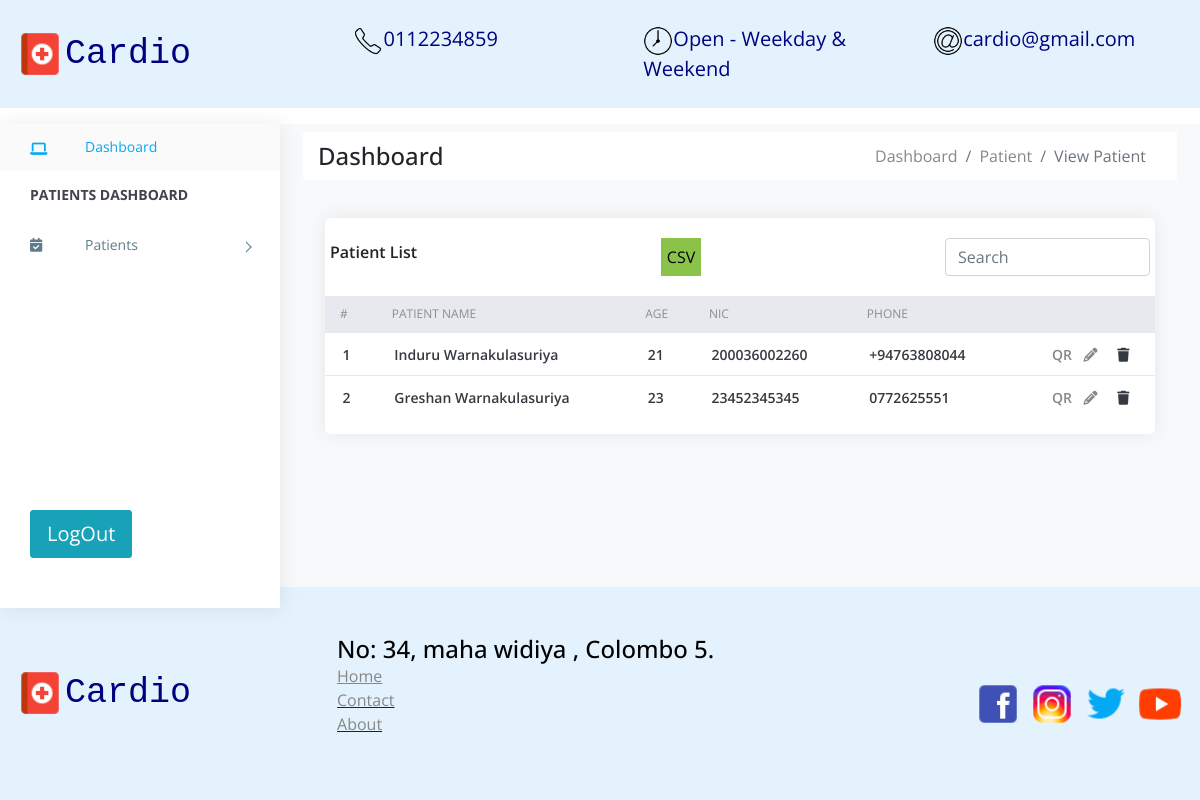
Page /patients on the committed database.
### patients/models.py (models this page shows, shortened)
class Patient(models.Model):
    id = models.AutoField(primary_key=True)
    name = models.CharField(max_length=120, unique=True)
    phone = models.CharField(max_length=120)
    dob = models.DateField()
    NIC = models.CharField(max_length=12)
    email = models.CharField(max_length=120)
    address = models.CharField(max_length=220)
    qr = models.CharField(max_length=200)
    created_date = models.DateField(auto_now_add=True)
    def age(self):
        today = date.today()
        return today.year - self.dob.year - ((today.month, today.day) < (self.dob.month, self.dob.day))
    age = property(age)

### patients/views.py (the view)
# urls.py: path('', include('patients.urls')),
def patients(request):
    patients = Patient.objects.all()
    if request.method == 'GET':
        search = request.GET.get('search')
        if(search):
            patients = Patient.objects.filter(
                Q(name__contains = search) |
                Q(NIC__contains = search) |
                Q(phone__contains = search)
            )
    return render(request, 'patients.html', {
        'patients': patients
    })

### patients/templates/patients.html (shortened to what this page needs)
{% extends 'base/base.html' %}
{% block breadcrumbs %}
<div class="breadcrumbs">
    <div class="breadcrumbs-inner p-2">
        <div class="row m-0 m-auto bg-white">
            <div class="col-sm-4 my-auto">
                <div class="page-header float-left ">
                    <div class="page-title">
                        <h4 class="">Dashboard</h4>
                    </div>
                </div>
            </div>
            <div class="col-sm-8">
                <div class="page-header float-right">
                    <nav aria-label="breadcrumb">
                        <ol class="breadcrumb bg-white m-0">
                            <li class="breadcrumb-item"><a href="#">Dashboard</a></li>
                            <li class="breadcrumb-item"><a href="#">Patient</a></li>
                            <li class="active breadcrumb-item">View Patient</li>
                        </ol>
                      </nav>
                </div>
            </div>
        </div>
    </div>
</div>
{% endblock breadcrumbs %}
{% block content %}
    <div>
        <div class="row">
            <div class="col-xl-12">
                <div class="card">
                    <div class="card-body">
                        <div class="row d-flex justify-content-between">
                            <h4 class="box-title">Patient List</h4>
                            <button style="background-color: #8bc34a; border: none;"><a href="{% url 'patients-report' %}" style="color: black;">CSV</a></button>
                            <form action="{% url 'patients' %}" method="get">
                                <input name="search" class="form-control" type="text" placeholder="Search">
                            </form>
                        </div>
                    </div>
                    <div class="card-body--">
                        <div class="table-stats order-table ov-h">
                            <table class="table" aria-describedby="data">
                                <thead>
                                    <tr>
                                        <th class="serial">#</th>
                                        <th>Patient Name</th>
                                        <th>Age</th>
                                        <th>NIC</th>
                                        <th>Phone</th>
                                        <th></th>
                                    </tr>
                                </thead>
                                    {% if patients %}
                                    {% for p in patients %}
                                    <tr>
                                        <td class="serial">{{ forloop.counter }}</td>
                                        <td>{{ p.name }}</td>
                                        <td>{{ p.age }}</td>
                                        <td>{{ p.NIC }}</td>
                                        <td>{{ p.phone }}</td>
                                        <td>
                                            <a href="{% url 'generate-qr' qr=p.qr%}">QR</a>
                                            <a type="button" href="{% url 'edit-patient' id=p.id %}"><i class="fa fa-pencil mx-2"></i></a>
                                            <a type="button" data-toggle="modal" data-target="#deleteModal{{p.id}}">
                                                <em class="fa fa-trash mx-2"></em>
                                            </a>
                                        </td>
                                    </tr>
                                    {% endfor %}
                                    {% else %}
                                        <tr><td>No patients Data</td></tr>
                                    {% endif %}
                            </table>
                        </div>
                    </div>
                </div>
            </div>
        </div>
    </div>
{% endblock content %}

### patients/static/assets/css/style.css (style rules this page uses)
.bg-white { background-color: #fff; }
body { display: table; font-family: "Open Sans", sans-serif; font-size: 16px; width: 100%; }
a, button { text-decoration: none; outline: none !important; color: #878787; -webkit-transition: all 0.25s ease; transition: all 0.25s ease; }
h1, h2, h3, h4, h5, h6 { margin: 0; }
ul, ol { padding-left: 0; }
.ov-h { overflow: hidden; }
.btn, button, input, textarea { -webkit-box-shadow: none; box-shadow: none; outline: 0 !important; }
.order-table { position: relative; }
.order-table:after, .order-table:before { content: ""; position: absolute; top: 0px; height: 37px; width: 10px; background: #e8e9ef; }
.order-table:after { right: -1px; }
.order-table:before { left: -1px; }
.order-table tr th { background: #e8e9ef; }
.order-table tr td:last-child, .order-table tr th:last-child { text-align: right; }
.order-table tr:last-child td { border: none; }
.card { margin-bottom: 1.875em; border-radius: 5px; padding: 0; border: 0px solid transparent; -webkit-box-shadow: 0 0 20px rgba(0, 0, 0, 0.08); box-shadow: 0 0 20px rgba(0, 0, 0, 0.08); }
.card .box-title { font-weight: 600; font-size: 1em; padding: 5px 0; }
.card .card-body { float: left; padding: 1.25em; position: relative; width: 100%; }
.card h4 { font-size: 1.1rem; }
.table-stats table th, .table-stats table td { border: none; border-bottom: 1px solid #e8e9ef; color: #868e96; font-size: 12px; font-weight: normal; padding: .75em 1.25em; text-transform: uppercase; }
.table-stats table td { color: #343a40; font-size: 14px; font-weight: 600; text-transform: capitalize; vertical-align: middle; }
@media (max-width: 1368px) { .card-body { padding: 15px; } }

### rows in the picture
Patient: name "Induru Warnakulasuriya", age "21", NIC "200036002260", phone "+94763808044"
Patient: name "Greshan Warnakulasuriya", age "23", NIC "23452345345", phone "0772625551"
